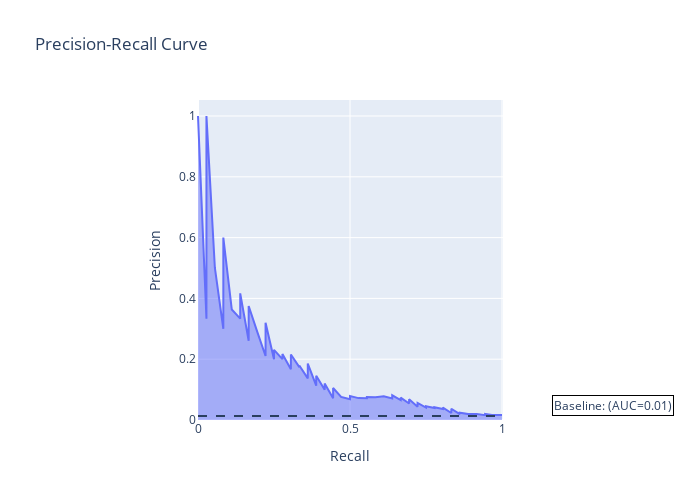

Notebook code cell kept with this figure:
### Code cell
# Predict on y test
y_pred = best_model.predict_proba(X_test_gbm)[::,1]

precision, recall, thresholds = precision_recall_curve(y_test_gbm,  y_pred_gbm)

fig = px.area(
    x=recall, y=precision,
    title=f'Precision-Recall Curve',
    labels=dict(x='Recall', y='Precision'),
    width=700, height=500
)
fig.add_shape(
    type='line', line=dict(dash='dash'),
    x0=0, x1=1, y0=baseline, y1=baseline
)
fig.update_yaxes(scaleanchor="x", scaleratio=1)
fig.update_xaxes(constrain='domain')

fig.add_annotation(text=f'Baseline:{baseline:.4f}',
                    align='left',
                    showarrow=False,
                    xref='paper',
                    yref='paper',
                    x=1.1,
                    y=baseline,
                    bordercolor='black',
                    borderwidth=1)

fig.show()

### Figure 1 — Plotly figure (JSON) as saved in the notebook; plotly's stock layout.template omitted (floating-point values rounded to 4 significant figures; data arrays with more than 128 entries replaced by an {"elided": "..."} marker saying what was removed)
{"data": [{"hovertemplate": "Recall=%{x}<br>Precision=%{y}<extra></extra>", "legendgroup": "", "line": {"color": "#636efa"}, "marker": {"symbol": "circle"}, "mode": "lines", "name": "", "orientation": "v", "showlegend": false, "stackgroup": "1", "type": "scatter", "x": {"elided": "2201 float values"}, "xaxis": "x", "y": {"elided": "2201 float values"}, "yaxis": "y"}], "layout": {"annotations": [{"align": "left", "bordercolor": "black", "borderwidth": 1, "showarrow": false, "text": "Baseline: (AUC=0.01)", "x": 1.1, "xref": "paper", "y": 0.01278, "yref": "paper"}], "height": 500, "legend": {"tracegroupgap": 0}, "shapes": [{"line": {"dash": "dash"}, "type": "line", "x0": 0, "x1": 1, "y0": 0.01278, "y1": 0.01278}], "title": {"text": "Precision-Recall Curve"}, "width": 700, "xaxis": {"anchor": "y", "constrain": "domain", "domain": [0, 1], "title": {"text": "Recall"}}, "yaxis": {"anchor": "x", "domain": [0, 1], "scaleanchor": "x", "scaleratio": 1, "title": {"text": "Precision"}}}}
